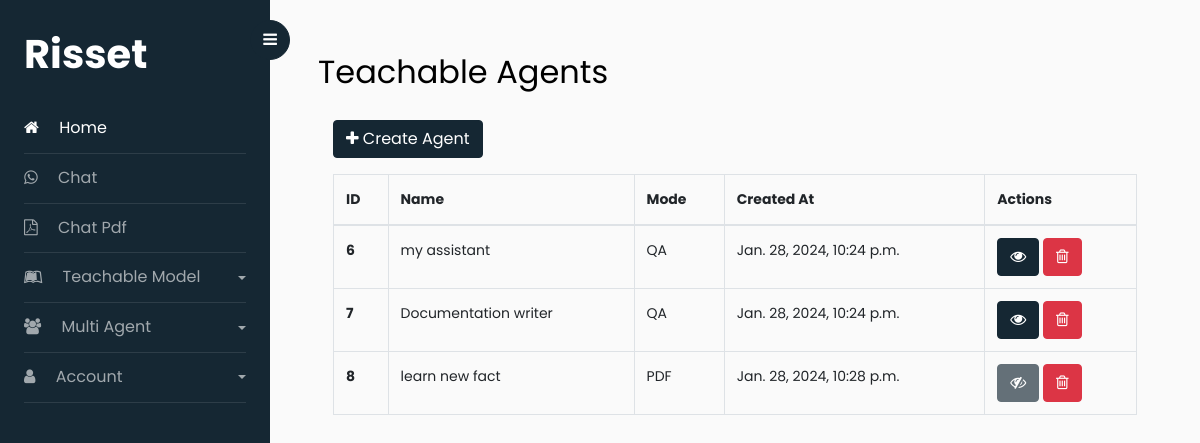
Page /chat/teachable-agent/ (signed in) on the earlier database version.
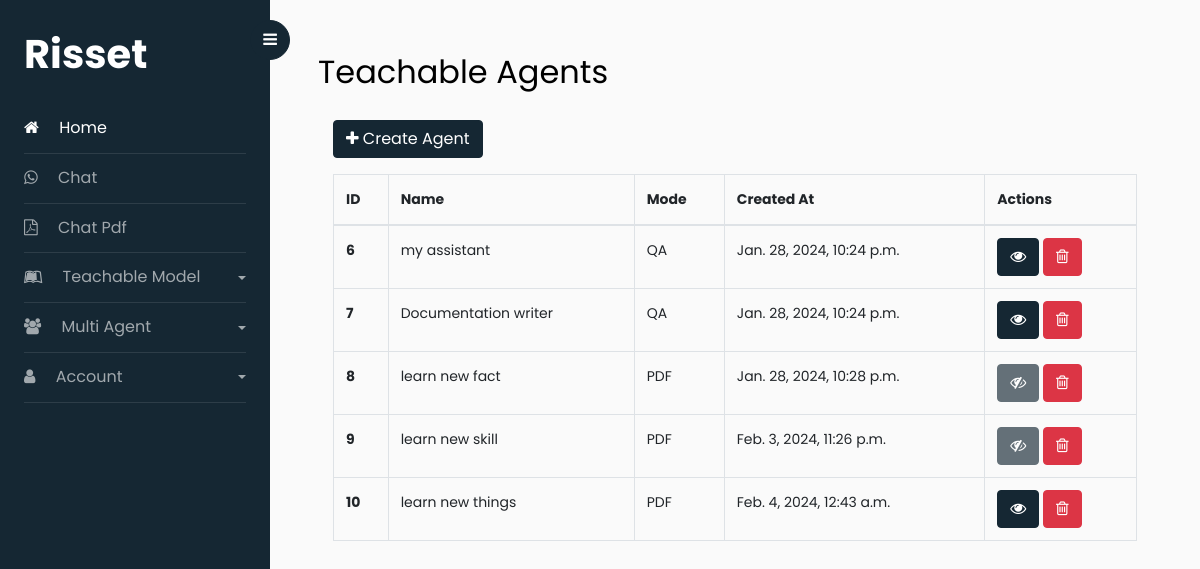
Same page on the later database version.
### chat/models.py (models this page shows, shortened)
class TeachableAgent(models.Model):
    MODE_CHOICES = (
        ('QA', 'Question-Answer'),
        ('PDF', 'PDF'),
    )
    user = models.ForeignKey(User, on_delete=models.CASCADE, related_name='teachable_agents')
    name = models.CharField(max_length=255)
    slug = models.SlugField(max_length=255, unique=True, blank=True, null=True)
    mode = models.CharField(max_length=255, choices=MODE_CHOICES, default='QA')
    created_at = models.DateTimeField(auto_now_add=True)
    updated_at = models.DateTimeField(auto_now=True)
    is_active = models.BooleanField(default=True)

### chat/views.py (the view)
# urls.py: path("teachable-agent/", TeachableAgentView.as_view(), name="teachable-agent"),
class TeachableAgentView(LoginRequiredMixin, View):
    def get(self, request, *args, **kwargs):
        agents = request.user.teachable_agents.all()
        return render(request, "pages/teachable_agents.html", {'agents': agents})

### templates/pages/teachable_agents.html
{% extends "pages/base.html" %}
{% block content %}
    <div id="content" class="p-4 p-md-5 pt-5">
        <h2 class="mb-4">Teachable Agents</h2>
        <div class="container">
            {% if agents %}
            <div class="row">
                <div class="col-12">
                    <a href="{% url "chat:create-teachable-agent" %}" class="btn btn-primary mb-3"><i class="fa fa-plus"></i> Create Agent</a>
                    <table class="table table-bordered">
                        <thead>
                        <tr>
                            <th scope="col">ID</th>
                            <th scope="col">Name</th>
                            <th scope="col">Mode</th>
                            <th scope="col">Created At</th>
                            <th scope="col">Actions</th>
                        </tr>
                        </thead>
                        <tbody>
                        {% for agent in agents %}
                        <tr>
                            <th scope="row">{{ agent.id }}</th>
                            <td>{{ agent.name }}</td>
                            <td>{{ agent.mode }}</td>
                            <td>{{ agent.created_at }}</td>
                            <td>
                                {% if agent.mode == "PDF" and not agent.is_active %}
                                <a href="{% url "chat:teachable" agent.slug %}" class="btn btn-primary disabled"><i class="fa fa-eye-slash"></i></a>
                                {% else %}
                                <a href="{% url "chat:teachable" agent.slug %}" class="btn btn-primary"><i class="fa fa-eye"></i></a>
                                {% endif %}
                                <a href="{% url "chat:teachable-agent-delete" agent.slug %}" class="btn btn-danger"><i class="fa fa-trash-o"></i></a>
                            </td>
                        </tr>
                        {% endfor %}
                        </tbody>
                    </table>
                </div>
            </div>
                {% else %}
                <div class="row">
                    <div class="col-12">
                        <p>No agents found.</p>
                    <a href="{% url "chat:create-teachable-agent" %}" class="btn btn-primary"><i class="fa fa-plus"></i> Create Agent</a>
                    </div>
            {% endif %}
        </div>
    </div>
{% endblock %}

Differences in the rows shown:
added TeachableAgent: id "9", name "learn new skill", mode "PDF", created_at "Feb. 3, 2024, 11:26 p.m.", is_active False (drawn)
added TeachableAgent: id "10", name "learn new things", mode "PDF", created_at "Feb. 4, 2024, 12:43 a.m.", is_active True (drawn)
